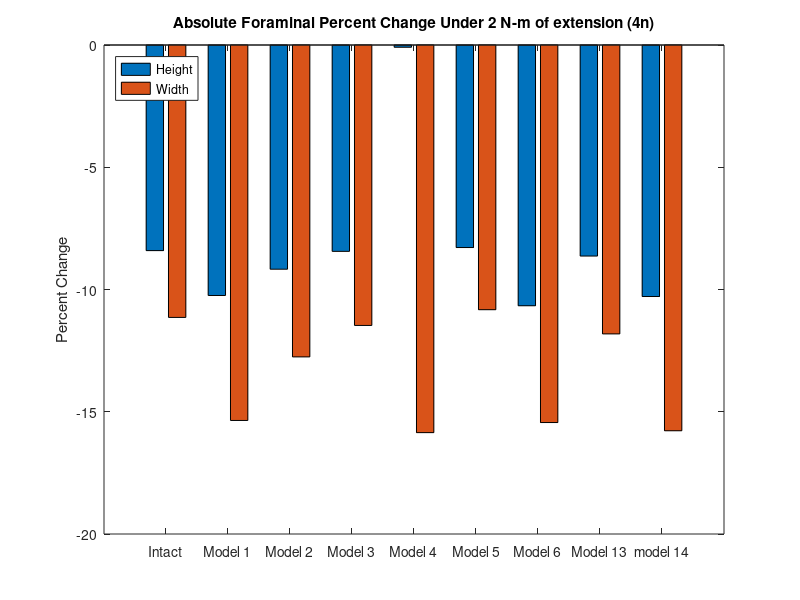
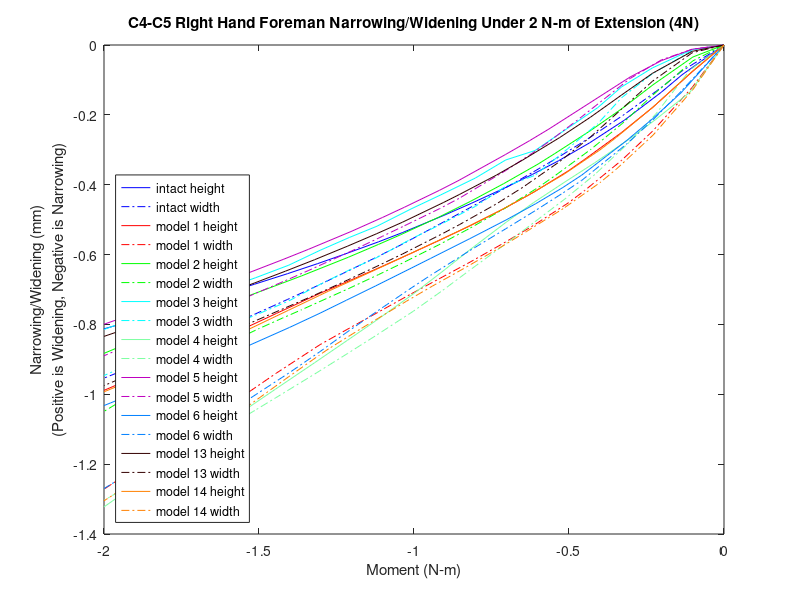

Recreate these plots in MATLAB, in order.
%% foreman height and witdth narrowing/widening 
% for all models for the c5-c6 left hand side foreman under lateral bending (5n)
% 20212,40296,25651,42160
k=21;
zero1=[0 0 0 0 0 0 0 0 0 0 0 0 0 0 0 0 0 0 0 0 0];

mag15y=zero1;
mag15x=zero1;
width15=zero1;
height15=zero1;

mag14y=zero1;
mag14x=zero1;
width14=zero1;
height14=zero1;

mag13y=zero1;
mag13x=zero1;
width13=zero1;
height13=zero1;

mag6y=zero1;
mag6x=zero1;
width6=zero1;
height6=zero1;

mag5y=zero1;
mag5x=zero1;
width5=zero1;
height5=zero1;

mag4y=zero1;
mag4x=zero1;
width4=zero1;
height4=zero1;

mag3y=zero1;
mag3x=zero1;
width3=zero1;
height3=zero1;


mag2y=zero1;
mag2x=zero1;
width2=zero1;
height2=zero1;

mag1y=zero1;
mag1x=zero1;
width1=zero1;
height1=zero1;
% 20212,40296,25651,42160
%% model15_intact_TLC_5N
t15=[2 2.0675 2.10125 2.16062 2.21688 2.26697 2.30924 2.35429 2.40779 2.45293 2.51808 2.55698 2.61406 2.65527 2.70375 2.75725 2.8064 2.86587 2.90654 2.96524 3];

% 20212
aa1=-10.8616+[0.237303 0.0143228 -0.22327 -0.596985 -0.980833 -1.35269 -1.67927 -2.02521 -2.39984 -2.69198 -3.05436 -3.23459 -3.46907 -3.62381 -3.78835 -3.95489 -4.0983 -4.25811 -4.36148 -4.50397 -4.58336];
aa2=446.379+[0.413703 -0.066002 -0.0489469 0.202036 0.622369 1.10868 1.59096 2.15487 2.82525 3.35799 4.01143 4.33202 4.73815 4.99426 5.25596 5.51598 5.74517 6.01333 6.19069 6.43854 6.58104];
aa3=-704.985+[-0.501412 -0.689926 -0.839722 -1.11006 -1.3832 -1.63958 -1.86733 -2.12017 -2.42371 -2.6756 -2.99963 -3.16611 -3.38769 -3.52867 -3.67748 -3.83009 -3.96523 -4.12339 -4.22707 -4.37268 -4.45726];

% 40296
ab1=-12.2381+[0.123435 0.0160773 -0.124909 -0.355757 -0.602594 -0.850586 -1.07114 -1.30417 -1.55266 -1.74593 -1.98663 -2.1062 -2.26159 -2.36626 -2.47768 -2.58999 -2.68678 -2.79556 -2.866 -2.96318 -3.01751];
ab2=446.122+[0.252332 -0.107053 -0.0888753 0.0958447 0.403992 0.765849 1.1278 1.55224 2.05396 2.44968 2.925 3.15427 3.44154 3.62016 3.80132 3.9794 4.13602 4.31775 4.43843 4.60772 4.70542];
ab3=-714.556+[-0.468917 -0.593334 -0.705874 -0.91164 -1.1299 -1.33987 -1.52905 -1.73929 -1.98959 -2.19481 -2.45056 -2.57784 -2.74404 -2.84593 -2.95088 -3.05653 -3.14886 -3.25475 -3.3234 -3.41892 -3.47406];

% 25651
ac1=-9.36067+[0.270513 0.0232547 -0.230258 -0.627904 -1.03077 -1.41812 -1.7573 -2.11749 -2.51059 -2.81784 -3.19874 -3.38871 -3.63639 -3.79913 -3.97215 -4.14761 -4.29918 -4.46901 -4.57896 -4.73087 -4.81602];
ac2=443.597+[0.404337 -0.0804823 -0.0780495 0.143537 0.53281 0.990284 1.44758 1.98439 2.62372 3.13276 3.75826 4.06534 4.45454 4.70049 4.95193 5.20183 5.42232 5.68047 5.85147 6.09068 6.22823];
ac3=-706.266+[-0.440591 -0.64764 -0.783701 -1.01483 -1.23572 -1.43736 -1.61336 -1.80694 -2.0398 -2.23436 -2.4854 -2.61494 -2.78872 -2.89922 -3.01638 -3.13707 -3.24411 -3.36925 -3.45133 -3.56688 -3.63419];

% 42160
ad1=-14.6392+[0.138744 0.0110556 -0.147926 -0.40536 -0.681974 -0.958686 -1.2037 -1.4616 -1.73563 -1.94861 -2.21352 -2.34489 -2.51533 -2.6298 -2.75155 -2.87416 -2.97962 -3.09798 -3.17445 -3.27967 -3.33828 ];
ad2=448.856+[0.338222 -0.0661737 -0.0405624 0.182686 0.544863 0.964646 1.38246 1.87152 2.45056 2.90729 3.45627 3.72145 4.05414 4.26015 4.46876 4.67388 4.85399 5.06273 5.20114 5.39505 5.50704];
ad3=-710.316+[-0.51616 -0.622313 -0.750281 -0.997839 -1.27159 -1.54089 -1.78702 -2.06312 -2.39249 -2.66224 -2.99933 -3.1676 -3.38704 -3.5223 -3.66171 -3.802 -3.92473 -4.06586 -4.15775 -4.2857 -4.3596];

ya1=aa1-ab1;
ya2=aa2-ab2;
ya3=aa3-ab3;
xa1=ad1-ac1;
xa2=ad2-ac2;
xa3=ad3-ac3;
x15=[xa1',xa2',xa3'];
y15=[ya1',ya2',ya3'];

for n=1:k
    mag15x(n)=sqrt(x15(n,1)^2+x15(n,2)^2+x15(n,3)^2);
end
for n=1:k
    mag15y(n)=sqrt(y15(n,1)^2+y15(n,2)^2+y15(n,3)^2);
end
for n=1:k
    width15(n)=mag15x(1,1)-mag15x(1,n);
end
for n=1:k
    height15(n)=mag15y(1,1)-mag15y(1,n);
end

%% model1_slideslide_tether/S2_5N
t1=[2 2.05126 2.11533 2.16533 2.2247 2.25107 2.30644 2.35622 2.40972 2.46023 2.50711 2.55164 2.60232 2.65142 2.72191 2.77012 2.80437 2.86374 2.90593 2.9903 3];
% 20212
ae1=-10.8616+[-0.322039 -0.220267 -0.253602 -0.401537 -0.649054 -0.779052 -1.07876 -1.36918 -1.69677 -2.01436 -2.31404 -2.60134 -2.92312 -3.22122 -3.6161 -3.8558 -4.00847 -4.24743 -4.39515 -4.658 -4.68643];
ae2=446.379+[1.21324 0.971408 0.897736 0.918705 0.982434 1.02812 1.1653 1.33372 1.57285 1.85961 2.16538 2.48296 2.88214 3.30218 3.90794 4.30315 4.57221 5.01888 5.3156 5.86876 5.93022];
ae3=-704.985+[-0.790441 -1.05593 -1.21721 -1.38068 -1.59155 -1.69222 -1.90934 -2.10906 -2.32902 -2.54335 -2.74738 -2.94308 -3.16804 -3.38824 -3.69234 -3.8829 -4.0113 -4.22482 -4.36747 -4.6359 -4.66609];

% 40296
af1=-12.2381+[-0.296706 -0.202847 -0.129529 -0.154935 -0.251038 -0.313661 -0.475449 -0.645721 -0.847572 -1.04865 -1.24133 -1.42946 -1.64176 -1.83858 -2.10292 -2.26516 -2.36831 -2.52912 -2.62802 -2.80419 -2.82325];
af2=446.122+[0.803328 0.499895 0.396197 0.406862 0.458854 0.498174 0.616938 0.7556 0.945091 1.16945 1.40517 1.64694 1.94958 2.2645 2.6983 2.97324 3.15815 3.46226 3.66176 4.03 4.07084];
af3=-714.556+[-0.751604 -0.933811 -1.00384 -1.10964 -1.25923 -1.33311 -1.50015 -1.65749 -1.83258 -2.00394 -2.16622 -2.31977 -2.49449 -2.66276 -2.8804 -3.00775 -3.09048 -3.22386 -3.30939 -3.46331 -3.48027];

% 25651
ag1=-9.36067+[-0.292646 -0.191698 -0.238802 -0.402118 -0.669625 -0.808754 -1.12655 -1.4317 -1.77334 -2.10271 -2.41237 -2.70869 -3.04121 -3.35033 -3.75964 -4.0079 -4.16648 -4.41581 -4.57077 -4.84749 -4.87751 ];
ag2=443.677+[1.15065 0.907956 0.821658 0.827494 0.871126 0.907501 1.0248 1.17448 1.39252 1.65861 1.94467 2.2433 2.62017 3.01798 3.59292 3.96903 4.2254 4.65143 4.93471 5.46377 5.52263];
ag3=-706.563+[-0.648179 -0.913504 -1.06439 -1.21388 -1.40512 -1.49633 -1.6912 -1.86685 -2.05609 -2.23691 -2.40636 -2.56685 -2.74874 -2.9242 -3.16107 -3.3067 -3.40414 -3.56573 -3.67334 -3.87598 -3.89882];

% 42160
ah1=-14.6392+[-0.323489 -0.223566 -0.159477 -0.19906 -0.313921 -0.384892 -0.566113 -0.755066 -0.977954 -1.19984 -1.41259 -1.61972 -1.85226 -2.06723 -2.35573 -2.53241 -2.64463 -2.81925 -2.92658 -3.1173 -3.13789];
ah2=448.856+[0.94052 0.588543 0.476743 0.497935 0.57096 0.62193 0.768539 0.935644 1.16054 1.42347 1.69807 1.97819 2.3281 2.6921 3.19422 3.51212 3.72585 4.07757 4.30829 4.73349 4.78061];
ah3=-710.316+[-0.858051 -1.00385 -1.07366 -1.19479 -1.36976 -1.45667 -1.65499 -1.84417 -2.05821 -2.27156 -2.47654 -2.67266 -2.89901 -3.12036 -3.41363 -3.58955 -3.70511 -3.89303 -4.01467 -4.23556 -4.25999];

xb1=ah1-ag1;
xb2=ah2-ag2;
xb3=ah3-ag3;
yb1=ae1-af1;
yb2=ae2-af2;
yb3=ae3-af3;
y1=[yb1',yb2',yb3'];
x1=[xb1',xb2',xb3'];

for n=1:k
    mag1x(n)=sqrt(x1(n,1)^2+x1(n,2)^2+x1(n,3)^2);
end
for n=1:k
    mag1y(n)=sqrt(y1(n,1)^2+y1(n,2)^2+y1(n,3)^2);
end
for n=1:k
    height1(n)=mag1y(1,1)-mag1y(1,n);
end
for n=1:k
    width1(n)=mag1x(1,1)-mag1x(1,n);
end
%% model2_SlideSlide_NoTether/S2_5N
t2=[2 2.05026 2.11433 2.16433 2.21433 2.27371 2.30007 2.35578 2.40928 2.45979 2.52161 2.5572 2.60603 2.68118 2.71243 2.7511 2.82625 2.8575 2.91199 2.97132 3];

% 20212
ai1=-10.8616+[-0.237609 -0.197884 -0.18476 -0.222457 -0.299427 -0.427424 -0.498964 -0.680745 -0.887715 -1.10546 -1.39138 -1.56693 -1.81383 -2.21425 -2.38466 -2.59719 -3.01007 -3.17949 -3.46843 -3.76614 -3.9029];
ai2=446.379+[1.42477 1.31813 1.28004 1.29718 1.33778 1.40361 1.43818 1.52333 1.62811 1.74764 1.91466 2.02632 2.18918 2.476 2.60763 2.78282 3.16091 3.32909 3.63692 3.98148 4.15084];
ai3=-704.985+[-0.908536 -1.02994 -1.15233 -1.26943 -1.39946 -1.56263 -1.63873 -1.80589 -1.97676 -2.14611 -2.35692 -2.48031 -2.64963 -2.91306 -3.02373 -3.16329 -3.43842 -3.55205 -3.74914 -3.95816 -4.05756];

% 40296
aj1=-12.2381+[-0.2408 -0.203646 -0.128539 -0.0861041 -0.0697785 -0.0827249 -0.102863 -0.17506 -0.277416 -0.397301 -0.565871 -0.674515 -0.830892 -1.09356 -1.20719 -1.35019 -1.62961 -1.74499 -1.94235 -2.14578 -2.23917];
aj2=446.122+[0.873877 0.755017 0.67731 0.66521 0.684053 0.728128 0.752653 0.816735 0.900495 0.995935 1.12876 1.2169 1.34545 1.56916 1.67144 1.80546 2.0907 2.21603 2.4422 2.6864 2.80513];
aj3=-714.556+[-0.83035 -0.915431 -0.962804 -1.01913 -1.09613 -1.20198 -1.25303 -1.37218 -1.49911 -1.62848 -1.79232 -1.88893 -2.02133 -2.2281 -2.31522 -2.42447 -2.63604 -2.72098 -2.86513 -3.01016 -3.07732];

% 25651
ak1=-9.36067+[-0.206337 -0.16466 -0.156816 -0.20305 -0.290501 -0.43311 -0.511701 -0.708984 -0.932026 -1.16465 -1.46786 -1.65241 -1.91085 -2.32614 -2.50239 -2.722 -3.1488 -3.32413 -3.62319 -3.93122 -4.07295];
ak2=443.677+[1.3488 1.24451 1.19894 1.20585 1.23438 1.28429 1.3113 1.37966 1.46726 1.57026 1.71737 1.81778 1.96566 2.23019 2.35257 2.51606 2.87084 3.02927 3.32006 3.64631 3.80695];
ak3=-706.563+[-0.738806 -0.86294 -0.976055 -1.08155 -1.19812 -1.34397 -1.41178 -1.56008 -1.71133 -1.8606 -2.04567 -2.15321 -2.30038 -2.52685 -2.62128 -2.7395 -2.97016 -3.06459 -3.22671 -3.39568 -3.47534];

% 42160
al1=-14.6392+[-0.261043 -0.223453 -0.155126 -0.121296 -0.116166 -0.143133 -0.169612 -0.25674 -0.372911 -0.506478 -0.692565 -0.812064 -0.983682 -1.27252 -1.39725 -1.55435 -1.86 -1.98562 -2.2001 -2.42089 -2.52216];
al2=448.856+[1.02138 0.879888 0.791889 0.781799 0.809665 0.869981 0.903124 0.987701 1.09428 1.21284 1.37488 1.48062 1.63357 1.89573 2.0149 2.17059 2.50118 2.64597 2.90747 3.19048 3.32805];
al3=-710.316+[-0.940231 -1.00972 -1.05408 -1.1168 -1.20654 -1.33191 -1.39275 -1.53536 -1.68717 -1.84188 -2.03838 -2.15514 -2.31601 -2.56988 -2.6778 -2.81398 -3.08085 -3.18928 -3.37571 -3.56718 -3.65687];

xc1=al1-ak1;
xc2=al2-ak2;
xc3=al3-ak3;
yd1=ai1-aj1;
yd2=ai2-aj2;
yd3=ai3-aj3;
y2=[yd1',yd2',yd3'];
x2=[xc1',xc2',xc3'];

for n=1:k
    mag2x(n)=sqrt(x2(n,1)^2+x2(n,2)^2+x2(n,3)^2);
end
for n=1:k
    mag2y(n)=sqrt(y2(n,1)^2+y2(n,2)^2+y2(n,3)^2);
end
for n=1:k
    height2(n)=mag2y(1,1)-mag2y(1,n);
end
for n=1:k
    width2(n)=mag2x(1,1)-mag2x(1,n);
end

%% model3_APSlide_Tether/S2_5N
t3=[2 2.05126 2.11533 2.16533 2.20361 2.25215 2.30482 2.35211 2.4011 2.4565 2.50468 2.55973 2.60432 2.65144 2.70196 2.75595 2.80367 2.85248 2.91084 2.96199 3];
% 20212
am1=-10.8616+[0.090966 0.101133 0.105091 0.095967 0.0745196 0.0401491 -0.014068 -0.0442703 -0.114868 -0.20245 -0.298093 -0.444272 -0.556342 -0.702194 -0.893481 -1.07357 -1.23691 -1.41049 -1.7737 -1.82412 -1.98684 ];
am2=446.379+[0.899489 0.86614 0.858179 0.875463 0.910242 0.959581 1.02676 1.06002 1.13127 1.20892 1.28302 1.38477 1.46066 1.55662 1.68202 1.80006 1.90857 2.02533 2.27748 2.31317 2.42876];
am3=-704.985+[-0.86313 -0.882788 -0.94493 -1.01653 -1.10365 -1.20089 -1.3228 -1.3803 -1.49672 -1.61894 -1.73365 -1.88492 -1.99047 -2.11929 -2.27824 -2.42011 -2.54259 -2.66913 -2.92491 -2.9601 -3.07124];
% 40296
an1=-12.2381+[-0.0539516 -0.0353027 0.0151292 0.0627889 0.109847 0.150965 0.189213 0.201184 0.2114 0.202735 0.178218 0.122541 0.071381 -0.00268889 -0.108754 -0.214704 -0.315428 -0.425959 -0.664484 -0.698008 -0.808041];
an2=446.122+[0.432532 0.398641 0.362552 0.349867 0.352271 0.371986 0.409581 0.430398 0.476845 0.528974 0.579742 0.649124 0.701725 0.769884 0.860596 0.9465 1.02665 1.11273 1.29684 1.32275 1.40576];
an3=-714.556+[-0.79231 -0.799988 -0.814069 -0.83642 -0.870876 -0.916331 -0.982852 -1.0171 -1.08825 -1.16824 -1.24693 -1.35324 -1.42887 -1.52317 -1.64104 -1.74696 -1.83936 -1.93527 -2.12917 -2.15578 -2.23882];
% 25651
ao1=-9.36067+[0.130737 0.142998 0.14727 0.135977 0.110494 0.0703115 0.00775751 -0.0266135 -0.106276 -0.203849 -0.308988 -0.468073 -0.589817 -0.747647 -0.95352 -1.14637 -1.32035 -1.50449 -1.88694 -1.9399 -2.1103];
ao2=443.677+[0.851766 0.819999 0.809173 0.821007 0.848205 0.88841 0.943793 0.971339 1.03056 1.09515 1.15679 1.24177 1.30591 1.38778 1.49622 1.59948 1.69557 1.79985 2.02802 2.0605 2.16612];
ao3=-706.563+[-0.739154 -0.759582 -0.815848 -0.87918 -0.955735 -1.04111 -1.14829 -1.19871 -1.30035 -1.40639 -1.50533 -1.63512 -1.72599 -1.83723 -1.97452 -2.09695 -2.20253 -2.31146 -2.53084 -2.56099 -2.65596];
% 42160
ap1=-14.6392+[-0.0493544 -0.0325878 0.0119422 0.0529332 0.0917113 0.124024 0.150405 0.15641 0.155203 0.134219 0.0978191 0.0273644 -0.0326252 -0.116861 -0.234914 -0.351682 -0.462006 -0.582996 -0.844189 -0.88088 -1.00107];
ap2=448.856+[0.511745 0.471283 0.427449 0.411497 0.41405 0.438454 0.485523 0.51165 0.570973 0.638696 0.704583 0.794522 0.862246 0.94912 1.06322 1.16999 1.26833 1.37281 1.5935 1.62441 1.72279];
ap3=-710.316+[-0.841263 -0.845795 -0.858258 -0.882344 -0.92172 -0.975409 -1.05516 -1.09645 -1.183 -1.28091 -1.37714 -1.50683 -1.59864 -1.71268 -1.85508 -1.98325 -2.09536 -2.21187 -2.44865 -2.48124 -2.5831];

xe1=ap1-ao1;
xe2=ap2-ao2;
xe3=ap3-ao3;
yf1=am1-an1;
yf2=am2-an2;
yf3=am3-an3;
y3=[yf1',yf2',yf3'];
x3=[xe1',xe2',xe3'];

for n=1:k
    mag3x(n)=sqrt(x3(n,1)^2+x3(n,2)^2+x3(n,3)^2);
end
for n=1:k
    mag3y(n)=sqrt(y3(n,1)^2+y3(n,2)^2+y3(n,3)^2);
end
for n=1:k
    height3(n)=mag3y(1,1)-mag3y(1,n);
end
for n=1:k
    width3(n)=mag3x(1,1)-mag3x(1,n);
end


%% model4_APSlide_NoTether/S2_5N
t4=[2 2.05499 2.11058 2.15172 2.20834 2.25612 2.30683 2.35072 2.41079 2.45523 2.50106 2.56286 2.60735 2.66025 2.72359 2.75684 2.81029 2.87442 2.90649 2.98666 3];
% 20212
aq1=-10.8616+[-0.401806 -0.0106626 -0.389532 -0.711645 -1.1423 -1.5238 -1.94762 -2.29812 -2.74146 -3.02956 -3.27719 -3.56078 -3.739 -3.93165 -4.14039 -4.24398 -4.4004 -4.57531 -4.65875 -4.85586 -4.88718];
aq2=446.379+[1.11968 0.0446053 -0.0968447 0.0935963 0.566643 1.07473 1.73179 2.35271 3.19207 3.72993 4.17352 4.66145 4.94712 5.25634 5.59336 5.76619 6.03319 6.34341 6.49734 6.87711 6.93955];
aq3=704.985+[0.123842 -0.98014 -1.23674 -1.45266 -1.75433 -2.01368 -2.30772 -2.57432 -2.93604 -3.17862 -3.39581 -3.64828 -3.80516 -3.97918 -4.17404 -4.27396 -4.42894 -4.60926 -4.69853 -4.91911 -4.95545];
% 40296
ar1=-12.2381+[-0.211763 -0.0232812 -0.183485 -0.354818 -0.595807 -0.826549 -1.09386 -1.31438 -1.59451 -1.77912 -1.93631 -2.1168 -2.23204 -2.35679 -2.49172 -2.55895 -2.66055 -2.77418 -2.82835 -2.95649 -2.97693];
ar2=446.122+[0.668103 -0.194211 -0.283423 -0.129221 0.228345 0.612465 1.10897 1.57405 2.20003 2.5928 2.90838 3.25158 3.44782 3.6573 3.8824 3.9973 4.17385 4.37795 4.47886 4.7282 4.76922 ];
ar3=-714.556+[0.114342 -0.854365 -1.0327 -1.19449 -1.42714 -1.63197 -1.86667 -2.07756 -2.35817 -2.53811 -2.69265 -2.86646 -2.96884 -3.07856 -3.19732 -3.25702 -3.34762 -3.45008 -3.49993 -3.62129 -3.64105];
% 25651
as1=-9.36067+[-0.36511 0.00941387 -0.39494 -0.733219 -1.18277 -1.57777 -2.0153 -2.37829 -2.83928 -3.13861 -3.396 -3.69137 -3.87724 -4.07882 -4.2979 -4.40697 -4.57189 -4.75673 -4.84511 -5.05469 -5.08814 ];
as2=443.677+[1.04913 0.0164381 -0.141771 0.0260239 0.460826 0.93504 1.55352 2.14029 2.93598 3.4469 3.86808 4.3316 4.60288 4.89654 5.21672 5.38108 5.63533 5.93122 6.07827 6.44161 6.5014];
as3=-706.563+[0.290135 -0.911785 -1.16252 -1.35215 -1.59905 -1.80374 -2.02983 -2.23255 -2.50779 -2.69309 -2.86021 -3.05618 -3.17881 -3.31502 -3.46775 -3.54597 -3.66732 -3.80846 -3.8784 -4.05141 -4.07996 ];
% 42160
at1=-14.6392+[-0.24874 -0.0265892 -0.213014 -0.405044 -0.676138 -0.934251 -1.23118 -1.4757 -1.78454 -1.98729 -2.1603 -2.35862 -2.4849 -2.62137 -2.7689 -2.84227 -2.9531 -3.07695 -3.13586 -3.27474 -3.29678];
at2=448.856+[0.825379 -0.203449 -0.296322 -0.109847 0.314535 0.7633 1.33957 1.87862 2.60285 3.05663 3.42288 3.82121 4.04869 4.2915 4.55257 4.68572 4.89 5.1257 5.24219 5.52967 5.57696];
at3=-710.316+[-0.0104733 -0.849593 -1.0404 -1.23514 -1.53033 -1.79679 -2.10794 -2.39036 -2.76837 -3.01177 -3.22124 -3.45711 -3.59625 -3.74594 -3.9087 -3.99089 -4.11608 -4.25844 -4.32801 -4.49774 -4.52542];

xg1=at1-as1;
xg2=at2-as2;
xg3=at3-as3;
yh1=aq1-ar1;
yh2=aq2-ar2;
yh3=aq3-ar3;
y4=[yh1',yh2',yh3'];
x4=[xg1',xg2',xg3'];

for n=1:k
    mag4x(n)=sqrt(x4(n,1)^2+x4(n,2)^2+x4(n,3)^2);
end
for n=1:k
    mag4y(n)=sqrt(y4(n,1)^2+y4(n,2)^2+y4(n,3)^2);
end
for n=1:k
    height4(n)=mag4y(1,1)-mag4y(1,n);
end
for n=1:k
    width4(n)=mag4x(1,1)-mag4x(1,n);
end

%% model5_LatSlide_Tether/S2_5N
t5=[2 2.05126 2.10091 2.15137 2.23246 2.28246 2.31371 2.35238 2.42753 2.45878 2.51533 2.551 2.6001 2.67059 2.71118 2.76118 2.82055 2.86274 2.92212 2.9643 3];
% 20212
au1=-10.8616+[0.0660434 0.0778855 0.0933222 0.0989699 0.072516 0.0377278 0.0122081 -0.0282218 -0.133973 -0.187209 -0.29944 -0.381362 -0.507201 -0.709541 -0.838152 -1.00619 -1.21399 -1.37036 -1.59646 -1.76394 -1.90922 ];
au2=446.379+[0.900609 0.86799 0.856711 0.863928 0.918286 0.970752 1.00566 1.05384 1.16093 1.20834 1.29729 1.35699 1.44607 1.58368 1.67016 1.78297 1.92361 2.03047 2.18713 2.30588 2.40975];
au3=-704.985+[-0.858817 -0.879097 -0.925423 -0.988299 -1.12658 -1.22525 -1.28857 -1.37163 -1.54321 -1.61718 -1.75387 -1.84176 -1.96521 -2.14636 -2.25305 -2.38579 -2.54416 -2.65827 -2.8205 -2.93778 -3.03723];
% 40296
av1=-12.2381+[-0.0560071 -0.0402633 -0.015825 0.0221519 0.0970064 0.136165 0.157697 0.177422 0.187281 0.180659 0.151688 0.122358 0.0681418 -0.032759 -0.103585 -0.201335 -0.327241 -0.426203 -0.572633 -0.683015 -0.780412];
av2=446.122+[0.402313 0.368975 0.337536 0.315394 0.31689 0.341733 0.361952 0.392725 0.464753 0.497335 0.559412 0.601579 0.664993 0.765722 0.829894 0.913665 1.01864 1.09825 1.21411 1.30083 1.37587];
av3=-714.556+[-0.792025 -0.800569 -0.813592 -0.831455 -0.886485 -0.935465 -0.969869 -1.01908 -1.1262 -1.17509 -1.26869 -1.32997 -1.41779 -1.55017 -1.6294 -1.72861 -1.84749 -1.93399 -2.05701 -2.1456 -2.21986];
% 25651
aw1=-9.36067+[0.107468 0.121557 0.138429 0.143151 0.110708 0.0699338 0.0402569 -0.00590909 -0.124833 -0.184064 -0.307575 -0.39705 -0.534125 -0.753288 -0.891662 -1.07152 -1.29327 -1.45908 -1.69811 -1.87413 -2.02632];
aw2=443.677+[0.85269 0.821631 0.808877 0.811975 0.854442 0.897544 0.926372 0.966409 1.05563 1.09503 1.16899 1.2189 1.29421 1.4121 1.48722 1.58621 1.71067 1.80628 1.94738 2.05534 2.15025];
aw3=-706.563+[-0.73196 -0.752821 -0.79484 -0.850658 -0.971943 -1.05845 -1.11409 -1.18691 -1.33625 -1.40015 -1.51774 -1.59315 -1.6994 -1.85596 -1.94814 -2.06266 -2.19919 -2.29735 -2.43671 -2.53717 -2.62218];
% 42160
ax1=-14.6392+[-0.0511071 -0.0374598 -0.0183614 0.0133334 0.0751024 0.105256 0.120703 0.131754 0.124396 0.110116 0.066837 0.029052 -0.0357061 -0.150836 -0.229768 -0.337803 -0.475955 -0.584377 -0.744662 -0.865594 -0.972027];
ax2=448.856+[0.478028 0.438206 0.39995 0.372582 0.37416 0.405182 0.430541 0.469056 0.561087 0.603225 0.683408 0.73783 0.819195 0.946897 1.0271 1.13075 1.25945 1.35587 1.49532 1.59882 1.6878];
ax3=-710.316+[-0.838366 -0.843963 -0.85571 -0.873803 -0.936478 -0.994788 -1.03616 -1.09561 -1.22639 -1.28636 -1.40103 -1.47602 -1.58301 -1.74356 -1.83954 -1.95989 -2.10427 -2.20953 -2.35956 -2.46806 -2.55923];

xi1=ax1-aw1;
xi2=ax2-aw2;
xi3=ax3-aw3;
yj1=au1-av1;
yj2=au2-av2;
yj3=au3-av3;
y5=[yj1',yj2',yj3'];
x5=[xi1',xi2',xi3'];

for n=1:k
    mag5x(n)=sqrt(x5(n,1)^2+x5(n,2)^2+x5(n,3)^2);
end
for n=1:k
    mag5y(n)=sqrt(y5(n,1)^2+y5(n,2)^2+y5(n,3)^2);
end
for n=1:k
    height5(n)=mag5y(1,1)-mag5y(1,n);
end
for n=1:k
    width5(n)=mag5x(1,1)-mag5x(1,n);
end


%% model6_LatSlide_NoTether/S2_5N
t6=[2 2.06926 2.11544 2.15658 2.22964 2.26089 2.30352 2.35172 2.40991 2.47326 2.50451 2.56164 2.6091 2.65161 2.70076 2.78645 2.82704 2.86763 2.90822 2.98941 3];
% 20212
ay1=-10.8616+[-0.401788 -0.177604 -0.300536 -0.514113 -0.980377 -1.1877 -1.48088 -1.82013 -2.23653 -2.6837 -2.89775 -3.25975 -3.51689 -3.72114 -3.92474 -4.22291 -4.34822 -4.46621 -4.57819 -4.78793 -4.81422];
ay2=446.379+[1.12007 0.606076 0.510269 0.504429 0.718447 0.85866 1.11105 1.47476 2.02831 2.72666 3.08449 3.72629 4.20362 4.58687 4.97534 5.53905 5.77602 6.00066 6.21624 6.63023 6.68334];
ay3=-704.985+[0.122619 -1.0841 -1.23354 -1.39801 -1.72497 -1.86525 -2.05947 -2.28672 -2.57925 -2.91301 -3.07727 -3.36974 -3.59001 -3.76685 -3.95165 -4.23791 -4.36344 -4.48401 -4.6018 -4.83205 -4.86184];
% 40296
az1=-12.2381+[-0.211769 -0.133124 -0.147384 -0.234428 -0.480182 -0.59918 -0.775221 -0.986015 -1.24918 -1.53556 -1.67462 -1.91032 -2.0778 -2.21397 -2.3491 -2.54567 -2.62792 -2.70542 -2.77889 -2.91603 -2.9332];
az2=446.122+[0.66834 0.164721 0.0851686 0.09193 0.279681 0.396801 0.599477 0.883644 1.30858 1.83675 2.10477 2.57559 2.91453 3.1799 3.4458 3.82427 3.98207 4.13109 4.27338 4.54626 4.58128];
az3=-714.556+[0.113813 -0.935977 -1.02585 -1.14492 -1.39267 -1.50256 -1.65667 -1.83826 -2.07207 -2.33428 -2.46011 -2.6773 -2.8325 -2.94932 -3.06702 -3.24078 -3.31456 -3.38379 -3.4503 -3.57793 -3.59423];
% 25651
ba1=-9.36067+[-0.365092 -0.154507 -0.293353 -0.522834 -1.01497 -1.23231 -1.53774 -1.88957 -2.32025 -2.78337 -3.00537 -3.38104 -3.64802 -3.86014 -4.07244 -4.38497 -4.51692 -4.64138 -4.75973 -4.98197 -5.00988];
ba2=443.677+[1.04957 0.549584 0.443036 0.423363 0.606786 0.732787 0.964391 1.3028 1.82313 2.48339 2.82279 3.43263 3.88678 4.25196 4.6223 5.15965 5.38567 5.60011 5.80611 6.20235 6.25325];
ba3=-706.563+[0.28882 -0.959636 -1.10463 -1.25851 -1.55156 -1.67346 -1.83756 -2.02416 -2.25787 -2.51881 -2.64598 -2.87008 -3.03714 -3.17035 -3.31008 -3.52844 -3.62491 -3.71777 -3.80896 -3.98822 -4.0115];
% 42160
bb1=-14.6392+[-0.248732 -0.151271 -0.177252 -0.280112 -0.556049 -0.689128 -0.884949 -1.11855 -1.41011 -1.72601 -1.87848 -2.13662 -2.32009 -2.46884 -2.61617 -2.83055 -2.9202 -3.00458 -3.08445 -3.23321 -3.25176];
bb2=448.856+[0.825649 0.210603 0.127101 0.144553 0.374883 0.514549 0.753263 1.08542 1.5795 2.19094 2.50016 3.04421 3.43714 3.74374 4.05105 4.48892 4.67139 4.84355 5.00777 5.32241 5.36278];
bb3=-710.316+[-0.0110182 -0.975664 -1.06959 -1.20489 -1.49927 -1.63321 -1.8248 -2.05523 -2.35879 -2.70546 -2.87376 -3.16786 -3.38145 -3.54437 -3.7092 -3.95282 -4.05635 -4.15383 -4.2474 -4.42711 -4.45008 ];

xk1=bb1-ba1;
xk2=bb2-ba2;
xk3=bb3-ba3;
yl1=ay1-az1;
yl2=ay2-az2;
yl3=ay3-az3;
y6=[yl1',yl2',yl3'];
x6=[xk1',xk2',xk3'];

for n=1:k
    mag6x(n)=sqrt(x6(n,1)^2+x6(n,2)^2+x6(n,3)^2);
end
for n=1:k
    mag6y(n)=sqrt(y6(n,1)^2+y6(n,2)^2+y6(n,3)^2);
end
for n=1:k
    height6(n)=mag6y(1,1)-mag6y(1,n);
end
for n=1:k
    width6(n)=mag6x(1,1)-mag6x(1,n);
end


%% model13_Fixed_Tether_S2_5N
t13=[2 2.05126 2.11533 2.16533 2.21533 2.26533 2.32471 2.36689 2.42627 2.45263 2.51864 2.55993 2.60692 2.66037 2.70735 2.75754 2.81624 2.85281 2.9034 2.9694 3];
% 20212
bc1=-10.8616+[0.14562 0.158612 0.156837 0.134122 0.0922884 0.029877 -0.0631449 -0.14898 -0.286997 -0.355536 -0.546832 -0.679447 -0.838926 -1.03487 -1.21521 -1.41728 -1.66488 -1.82454 -2.04822 -2.34816 -2.48943 ];
bc2=446.379+[1.07675 1.03606 1.02402 1.03881 1.06833 1.11007 1.16752 1.21533 1.2887 1.32415 1.42361 1.49402 1.5813 1.69212 1.79683 1.91764 2.07329 2.1801 2.33505 2.55779 2.66811];
bc3=-704.985+[-0.585003 -0.607993 -0.678841 -0.757034 -0.847293 -0.947764 -1.07365 -1.17029 -1.31216 -1.37743 -1.54924 -1.66208 -1.79316 -1.94637 -2.08402 -2.23335 -2.40951 -2.52021 -2.67453 -2.87917 -2.97533];
% 40296
bd1=-12.2381+[0.00596392 0.0300561 0.082353 0.120968 0.150049 0.164601 0.164505 0.144468 0.0970023 0.0687749 -0.0195975 -0.0874005 -0.173195 -0.284358 -0.39035 -0.512691 -0.668624 -0.772083 -0.918466 -1.11782 -1.21276];
bd2=446.122+[0.498484 0.454367 0.406171 0.38508 0.381277 0.396806 0.430228 0.461098 0.510223 0.534519 0.605687 0.657112 0.721651 0.804521 0.883758 0.97562 1.09336 1.17368 1.29013 1.4578 1.54129 ];
bd3=-714.556+[-0.522187 -0.528248 -0.540359 -0.561127 -0.594109 -0.642863 -0.713256 -0.772581 -0.866038 -0.910512 -1.0323 -1.11569 -1.21402 -1.33058 -1.43672 -1.55238 -1.68894 -1.77455 -1.89365 -2.05101 -2.1249];
% 25651
be1=-9.36067+[0.185688 0.200701 0.198437 0.172669 0.126026 0.057337 -0.044467 -0.137652 -0.286861 -0.36064 -0.565672 -0.707133 -0.87688 -1.08444 -1.27475 -1.48707 -1.74633 -1.91314 -2.14667 -2.4592 -2.60623];
be2=443.677+[1.01382 0.97457 0.958722 0.967316 0.988919 1.02153 1.06731 1.10566 1.16473 1.19349 1.27559 1.33488 1.40947 1.50578 1.59783 1.70539 1.84563 1.94281 2.08452 2.29007 2.39245];
be3=-706.563+[-0.430726 -0.454278 -0.517991 -0.587063 -0.666559 -0.755303 -0.866815 -0.951921 -1.07611 -1.13297 -1.28278 -1.38122 -1.49569 -1.62923 -1.74908 -1.87908 -2.03177 -2.12724 -2.26015 -2.43577 -2.51808];
% 42160
bf1=-14.6392+[0.0086072 0.0308651 0.0774429 0.110199 0.132107 0.137657 0.125823 0.0967079 0.034992 0.000222137 -0.104348 -0.182587 -0.280006 -0.404759 -0.523173 -0.659233 -0.831656 -0.945595 -1.10648 -1.32479 -1.42852];
bf2=448.856+[0.623689 0.572033 0.515539 0.491304 0.488219 0.508638 0.55158 0.591791 0.655718 0.687176 0.778667 0.844105 0.925572 1.02873 1.12642 1.23802 1.37927 1.47458 1.61231 1.80912 1.90662];
bf3=-710.316+[-0.603201 -0.605283 -0.61507 -0.637072 -0.674648 -0.73191 -0.815666 -0.886766 -0.998971 -1.0524 -1.1984 -1.29825 -1.41609 -1.55613 -1.68392 -1.82331 -1.98859 -2.09272 -2.23813 -2.43147 -2.5227];

xm1=bf1-be1;
xm2=bf2-be2;
xm3=bf3-be3;
yn1=bc1-bd1;
yn2=bc2-bd2;
yn3=bc3-bd3;
y13=[yn1',yn2',yn3'];
x13=[xm1',xm2',xm3'];

for n=1:k
    mag13x(n)=sqrt(x13(n,1)^2+x13(n,2)^2+x13(n,3)^2);
end
for n=1:k
    mag13y(n)=sqrt(y13(n,1)^2+y13(n,2)^2+y13(n,3)^2);
end
for n=1:k
    height13(n)=mag13y(1,1)-mag13y(1,n);
end
for n=1:k
    width13(n)=mag13x(1,1)-mag13x(1,n);
end


%% model14_Fixed_NoTether/S2_5N
t14=[2 2.05026 2.11433 2.17371 2.20007 2.2594 2.31877 2.36096 2.42034 2.47043 2.5127 2.58779 2.63779 2.65263 2.70273 2.76565 2.80142 2.8609 2.90157 2.95756 3 ];
% 20212
bg1=-10.8616+[-0.290584 -0.127023 -0.228033 -0.481252 -0.618083 -0.96566 -1.33906 -1.6163 -2.01544 -2.35678 -2.64113 -3.12699 -3.43104 -3.5184 -3.78274 -4.06841 -4.20918 -4.413 -4.53777 -4.69557 -4.80728];
bg2=446.379+[1.36888 0.997673 0.846362 0.825531 0.848468 0.987548 1.20874 1.43412 1.82357 2.22655 2.61042 3.3673 3.88406 4.03408 4.51235 5.0498 5.32477 5.73291 5.98671 6.30921 6.53874];
bg3=-704.985+[-0.492421 -0.761406 -0.9132 -1.11208 -1.21096 -1.44843 -1.69406 -1.87669 -2.1412 -2.37872 -2.58895 -2.9774 -3.23426 -3.31018 -3.55283 -3.82122 -3.96034 -4.17312 -4.30979 -4.48772 -4.61756];
% 40296
bh1=-12.2381+[-0.262043 -0.123025 -0.0968169 -0.195821 -0.262475 -0.453825 -0.675091 -0.846044 -1.09834 -1.31701 -1.49938 -1.81301 -2.01208 -2.0694 -2.24252 -2.43305 -2.52693 -2.6622 -2.74442 -2.84825 -2.92132];
bh2=446.122+[0.846901 0.418341 0.271387 0.262367 0.28624 0.407729 0.589236 0.76598 1.07091 1.38319 1.67657 2.24683 2.63083 2.73953 3.07871 3.45131 3.63969 3.9163 4.08746 4.30301 4.45595];
bh3=-714.556+[-0.447652 -0.633279 -0.698058 -0.829389 -0.900151 -1.08026 -1.27299 -1.41768 -1.62894 -1.81909 -1.98568 -2.28815 -2.48281 -2.53862 -2.71108 -2.88889 -2.97735 -3.10834 -3.19042 -3.29434 -3.36858];
% 25651
bi1=-9.36067+[-0.2566 -0.0975699 -0.214292 -0.48556 -0.630523 -0.995396 -1.38377 -1.66975 -2.08118 -2.4335 -2.72797 -3.23296 -3.54971 -3.64073 -3.91654 -4.21454 -4.36189 -4.57633 -4.7082 -4.87527 -4.9937];
bi2=443.677+[1.29559 0.923665 0.762748 0.72686 0.74188 0.86002 1.05844 1.26637 1.62984 2.00863 2.3707 3.08764 3.57891 3.72159 4.17686 4.68975 4.95247 5.34259 5.58531 5.89409 6.11416];
bi3=-706.563+[-0.323524 -0.596563 -0.745609 -0.933226 -1.02467 -1.2375 -1.45137 -1.60586 -1.82591 -2.01947 -2.18847 -2.49672 -2.69892 -2.75842 -2.94735 -3.15437 -3.26161 -3.4263 -3.53273 -3.67207 -3.77448];
% 42160
bk1=-14.6392+[-0.294117 -0.139668 -0.122247 -0.238148 -0.313369 -0.528388 -0.775719 -0.966495 -1.24659 -1.48851 -1.68967 -2.03367 -2.25068 -2.31324 -2.50218 -2.70927 -2.81117 -2.95776 -3.04678 -3.15912 -3.23796];
bk2=448.856+[1.02023 0.536267 0.374894 0.374182 0.406167 0.554708 0.77065 0.977654 1.33166 1.69306 2.03225 2.69073 3.1331 3.25863 3.65078 4.07989 4.29659 4.6147 4.81136 5.05873 5.23411];
bk3=-710.316+[-0.582165 -0.720494 -0.780301 -0.927131 -1.00854 -1.22171 -1.45491 -1.63399 -1.89957 -2.14263 -2.35794 -2.75381 -3.01136 -3.08574 -3.31735 -3.56011 -3.68172 -3.862 -3.97488 -4.11789 -4.21998 ];

xo1=bk1-bi1;
xo2=bk2-bi2;
xo3=bk3-bi3;
yp1=bg1-bh1;
yp2=bg2-bh2;
yp3=bg3-bh3;
x14=[xo1',xo2',xo3'];
y14=[yp1',yp2',yp3'];

for n=1:k
    mag14x(n)=sqrt(x14(n,1)^2+x14(n,2)^2+x14(n,3)^2);
end
for n=1:k
    mag14y(n)=sqrt(y14(n,1)^2+y14(n,2)^2+y14(n,3)^2);
end
for n=1:k
    height14(n)=mag14y(1,1)-mag14y(1,n);
end
for n=1:k
    width14(n)=mag14x(1,1)-mag14x(1,n);
end

%% Percent change
% bar plot
figure(1)
pc15x=(mag15x(21)/mag15x(1)*100)-100;
pc15y=(mag15y(21)/mag15y(1)*100)-100;
pc15=[pc15y,pc15x];

pc1x=(mag1x(21)/mag1x(1)*100)-100;
pc1y=(mag1y(21)/mag1y(1)*100)-100;
pc1=[pc1y,pc1x];

pc2x=(mag2x(21)/mag2x(1)*100)-100;
pc2y=(mag2y(21)/mag2y(1)*100)-100;
pc2=[pc2y,pc2x];

pc3x=(mag3x(21)/mag3x(1)*100)-100;
pc3y=(mag3y(21)/mag3y(1)*100)-100;
pc3=[pc3y,pc3x];

pc4x=(mag4x(21)/mag4x(1)*100)-100;
pc4y=(mag4y(21)/mag4y(1)*100)-100;
pc4=[pc4y,pc4x];

pc5x=(mag5x(21)/mag5x(1)*100)-100;
pc5y=(mag5y(21)/mag5y(1)*100)-100;
pc5=[pc5y,pc5x];

pc6x=(mag6x(21)/mag6x(1)*100)-100;
pc6y=(mag6y(21)/mag6y(1)*100)-100;
pc6=[pc6y,pc6x];

pc13x=(mag13x(21)/mag13x(1)*100)-100;
pc13y=(mag13y(21)/mag13y(1)*100)-100;
pc13=[pc13y,pc13x];


pc14x=(mag14x(21)/mag14x(1)*100)-100;
pc14y=(mag14y(21)/mag14y(1)*100)-100;
pc14=[pc14y,pc14x];

PC=[pc15;pc1;pc2;pc3;pc4;pc5;pc6;pc13;pc14];
bar(PC)
xticklabels({'Intact','Model 1','Model 2', 'Model 3','Model 4','Model 5','Model 6','Model 13','model 14'})
ylabel('Percent Change')
legend('Height','Width','location','northwest')
title('Absolute Foraminal Percent Change Under 2 N-m of extension (4n)')

%% figures
figure(2)

plot((t15-2)*(-2),-1*height15,'b')
hold on
plot((t15-2)*(-2),-1*width15,'-.b')
hold on

plot((t1-2)*(-2),-1*height1,'r')
hold on
plot((t1-2)*(-2),-1*width1,'-.r')
hold on

plot((t2-2)*(-2),-1*height2,'g')
hold on
plot((t2-2)*(-2),-1*width2,'-.g')
hold on

plot((t3-2)*(-2),-1*height3,'c')
hold on
plot((t3-2)*(-2),-1*width3,'-.c')
hold on

plot((t4-2)*(-2),-1*height4,'color',[.49 1 .63])
hold on
plot((t4-2)*(-2),-1*width4,'-.','color',[.49 1 .63])
hold on

plot((t5-2)*(-2),-1*height5,'color',[0.75, 0, 0.75])
hold on
plot((t5-2)*(-2),-1*width5,'-.','color',[0.75, 0, 0.75])
hold on

plot((t6-2)*(-2),-1*height6,'color',[0 0.5 1])
hold on
plot((t6-2)*(-2),-1*width6,'-.','color',[0 0.5 1])
hold on

plot((t13-2)*(-2),-1*height13,'color',[0.2 0 0])
hold on
plot((t13-2)*(-2),-1*width13,'-.','color',[0.2 0 0])
hold on

plot((t14-2)*(-2),-1*height14,'color',[1 .5 0])
hold on
plot((t14-2)*(-2),-1*width14,'-.','color',[1 .5 0])
hold on

xlabel('Moment (N-m)')
ylabel({'Narrowing/Widening (mm)';'(Positive is Widening, Negative is Narrowing)'})
title('C4-C5 Right Hand Foreman Narrowing/Widening Under 2 N-m of Extension (4N)')
legend('intact height','intact width','model 1 height', 'model 1 width','model 2 height','model 2 width','model 3 height', 'model 3 width','model 4 height','model 4 width','model 5 height','model 5 width','model 6 height','model 6 width','model 13 height','model 13 width','model 14 height','model 14 width','location','southwest')
